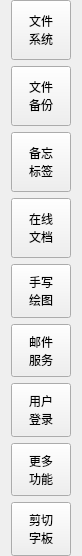
<?xml version="1.0" encoding="UTF-8"?>
<ui version="4.0">
 <class>WidgetFunctional</class>
 <widget class="QWidget" name="WidgetFunctional">
  <property name="geometry">
   <rect>
    <x>0</x>
    <y>0</y>
    <width>72</width>
    <height>556</height>
   </rect>
  </property>
  <property name="windowTitle">
   <string>Form</string>
  </property>
  <layout class="QGridLayout" name="gridLayout">
   <property name="topMargin">
    <number>0</number>
   </property>
   <property name="bottomMargin">
    <number>0</number>
   </property>
   <item row="9" column="0">
    <widget class="QPushButton" name="pushButton_8">
     <property name="sizePolicy">
      <sizepolicy hsizetype="Minimum" vsizetype="Minimum">
       <horstretch>0</horstretch>
       <verstretch>0</verstretch>
      </sizepolicy>
     </property>
     <property name="maximumSize">
      <size>
       <width>60</width>
       <height>60</height>
      </size>
     </property>
     <property name="text">
      <string>更多
功能</string>
     </property>
     <property name="icon">
      <iconset theme="QIcon::ThemeIcon::SystemSearch"/>
     </property>
    </widget>
   </item>
   <item row="5" column="0">
    <widget class="QPushButton" name="pushButton_6">
     <property name="sizePolicy">
      <sizepolicy hsizetype="Minimum" vsizetype="Minimum">
       <horstretch>0</horstretch>
       <verstretch>0</verstretch>
      </sizepolicy>
     </property>
     <property name="maximumSize">
      <size>
       <width>60</width>
       <height>60</height>
      </size>
     </property>
     <property name="text">
      <string>邮件
服务</string>
     </property>
     <property name="icon">
      <iconset theme="QIcon::ThemeIcon::MailMarkRead"/>
     </property>
    </widget>
   </item>
   <item row="0" column="0">
    <widget class="QPushButton" name="pushButton_1">
     <property name="sizePolicy">
      <sizepolicy hsizetype="Minimum" vsizetype="Minimum">
       <horstretch>0</horstretch>
       <verstretch>0</verstretch>
      </sizepolicy>
     </property>
     <property name="minimumSize">
      <size>
       <width>60</width>
       <height>60</height>
      </size>
     </property>
     <property name="maximumSize">
      <size>
       <width>60</width>
       <height>60</height>
      </size>
     </property>
     <property name="text">
      <string>文件
系统</string>
     </property>
     <property name="icon">
      <iconset theme="QIcon::ThemeIcon::FolderOpen"/>
     </property>
    </widget>
   </item>
   <item row="3" column="0">
    <widget class="QPushButton" name="pushButton_4">
     <property name="sizePolicy">
      <sizepolicy hsizetype="Minimum" vsizetype="Minimum">
       <horstretch>0</horstretch>
       <verstretch>0</verstretch>
      </sizepolicy>
     </property>
     <property name="minimumSize">
      <size>
       <width>60</width>
       <height>60</height>
      </size>
     </property>
     <property name="maximumSize">
      <size>
       <width>60</width>
       <height>60</height>
      </size>
     </property>
     <property name="text">
      <string>在线
文档</string>
     </property>
     <property name="icon">
      <iconset theme="QIcon::ThemeIcon::NetworkOffline"/>
     </property>
    </widget>
   </item>
   <item row="8" column="0">
    <widget class="QPushButton" name="pushButton_7">
     <property name="sizePolicy">
      <sizepolicy hsizetype="Minimum" vsizetype="Minimum">
       <horstretch>0</horstretch>
       <verstretch>0</verstretch>
      </sizepolicy>
     </property>
     <property name="maximumSize">
      <size>
       <width>60</width>
       <height>60</height>
      </size>
     </property>
     <property name="text">
      <string>用户
登录</string>
     </property>
     <property name="icon">
      <iconset theme="QIcon::ThemeIcon::ContactNew"/>
     </property>
    </widget>
   </item>
   <item row="4" column="0">
    <widget class="QPushButton" name="pushButton_5">
     <property name="sizePolicy">
      <sizepolicy hsizetype="Minimum" vsizetype="Minimum">
       <horstretch>0</horstretch>
       <verstretch>0</verstretch>
      </sizepolicy>
     </property>
     <property name="maximumSize">
      <size>
       <width>60</width>
       <height>60</height>
      </size>
     </property>
     <property name="text">
      <string>手写
绘图</string>
     </property>
     <property name="icon">
      <iconset theme="QIcon::ThemeIcon::MailMessageNew"/>
     </property>
    </widget>
   </item>
   <item row="1" column="0">
    <widget class="QPushButton" name="pushButton_2">
     <property name="sizePolicy">
      <sizepolicy hsizetype="Minimum" vsizetype="Minimum">
       <horstretch>0</horstretch>
       <verstretch>0</verstretch>
      </sizepolicy>
     </property>
     <property name="minimumSize">
      <size>
       <width>60</width>
       <height>60</height>
      </size>
     </property>
     <property name="maximumSize">
      <size>
       <width>60</width>
       <height>60</height>
      </size>
     </property>
     <property name="text">
      <string>文件
备份</string>
     </property>
     <property name="icon">
      <iconset theme="QIcon::ThemeIcon::EditCopy"/>
     </property>
    </widget>
   </item>
   <item row="2" column="0">
    <widget class="QPushButton" name="pushButton_3">
     <property name="sizePolicy">
      <sizepolicy hsizetype="Minimum" vsizetype="Minimum">
       <horstretch>0</horstretch>
       <verstretch>0</verstretch>
      </sizepolicy>
     </property>
     <property name="minimumSize">
      <size>
       <width>60</width>
       <height>60</height>
      </size>
     </property>
     <property name="maximumSize">
      <size>
       <width>60</width>
       <height>60</height>
      </size>
     </property>
     <property name="text">
      <string>备忘
标签</string>
     </property>
     <property name="icon">
      <iconset theme="QIcon::ThemeIcon::DocumentOpenRecent"/>
     </property>
    </widget>
   </item>
   <item row="10" column="0">
    <widget class="QPushButton" name="pushButton_9">
     <property name="sizePolicy">
      <sizepolicy hsizetype="Minimum" vsizetype="Minimum">
       <horstretch>0</horstretch>
       <verstretch>0</verstretch>
      </sizepolicy>
     </property>
     <property name="maximumSize">
      <size>
       <width>60</width>
       <height>60</height>
      </size>
     </property>
     <property name="text">
      <string>剪切
字板</string>
     </property>
     <property name="icon">
      <iconset theme="edit-paste"/>
     </property>
    </widget>
   </item>
  </layout>
 </widget>
 <tabstops>
  <tabstop>pushButton_1</tabstop>
  <tabstop>pushButton_2</tabstop>
  <tabstop>pushButton_3</tabstop>
  <tabstop>pushButton_4</tabstop>
  <tabstop>pushButton_5</tabstop>
  <tabstop>pushButton_6</tabstop>
  <tabstop>pushButton_7</tabstop>
  <tabstop>pushButton_8</tabstop>
 </tabstops>
 <resources/>
 <connections/>
</ui>
